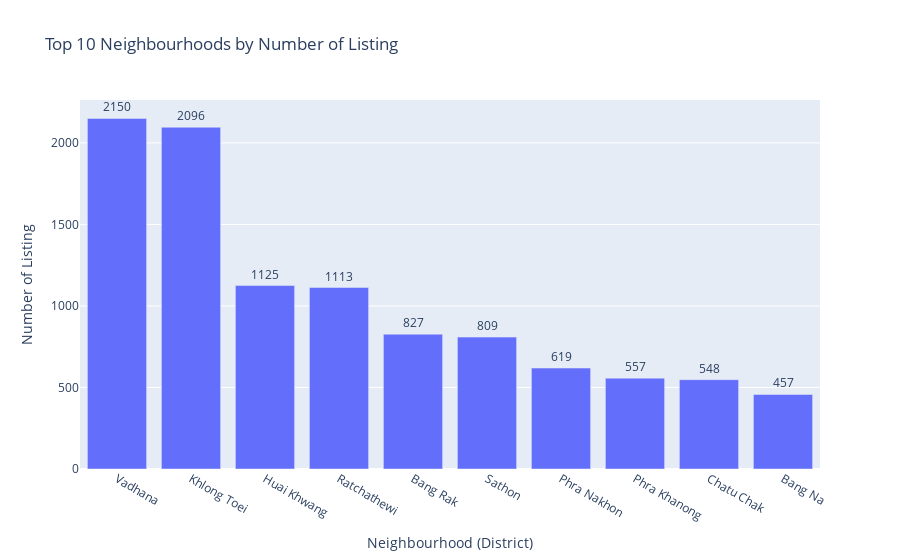

The notebook cell saved with this chart:
### Code cell
top_10_neighbourhoods= (df.groupby('neighbourhood')
                         .count()['id']
                         .sort_values(ascending=False)
                         .head(10)
                         .reset_index())

fig = px.bar(top_10_neighbourhoods, 
             x='neighbourhood', 
             y='id', 
             title='Top 10 Neighbourhoods by Number of Listing',
             labels={'neighbourhood': 'Neighbourhood (District)', 'id': 'Number of Listing'},
             text='id')

fig.update_traces(textposition='outside')
fig.update_layout(uniformtext_minsize=8, uniformtext_mode='hide')

fig.show()

### Figure 1 — Plotly figure (JSON) as saved in the notebook; plotly's stock layout.template omitted (floating-point values rounded to 4 significant figures)
{"data": [{"alignmentgroup": "True", "hovertemplate": "Neighbourhood (District)=%{x}<br>Number of Listing=%{text}<extra></extra>", "legendgroup": "", "marker": {"color": "#636efa", "pattern": {"shape": ""}}, "name": "", "offsetgroup": "", "orientation": "v", "showlegend": false, "text": [2150, 2096, 1125, 1113, 827, 809, 619, 557, 548, 457], "textposition": "outside", "type": "bar", "x": ["Vadhana", "Khlong Toei", "Huai Khwang", "Ratchathewi", "Bang Rak", "Sathon", "Phra Nakhon", "Phra Khanong", "Chatu Chak", "Bang Na"], "xaxis": "x", "y": [2150, 2096, 1125, 1113, 827, 809, 619, 557, 548, 457], "yaxis": "y"}], "layout": {"barmode": "relative", "legend": {"tracegroupgap": 0}, "title": {"text": "Top 10 Neighbourhoods by Number of Listing"}, "uniformtext": {"minsize": 8, "mode": "hide"}, "xaxis": {"anchor": "y", "domain": [0, 1], "title": {"text": "Neighbourhood (District)"}}, "yaxis": {"anchor": "x", "domain": [0, 1], "title": {"text": "Number of Listing"}}}}
